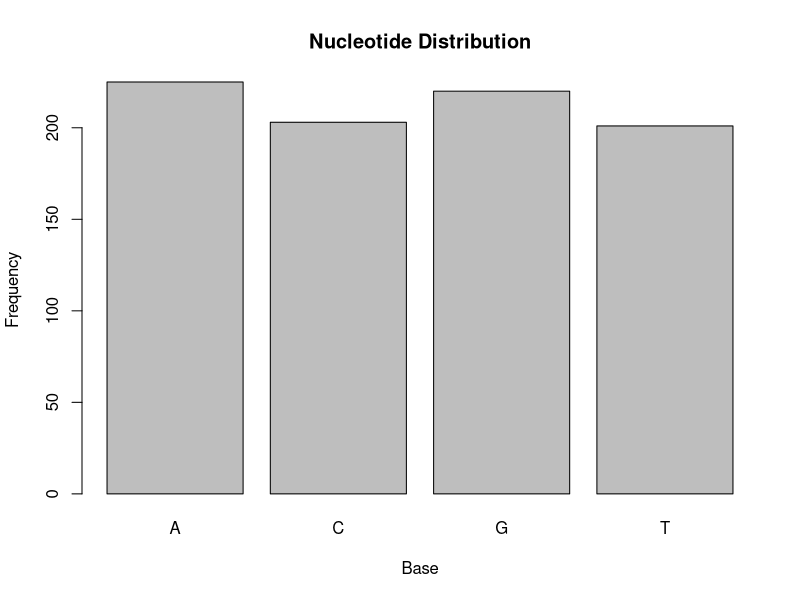

Write the R code that produced this figure.
nucleotides <- readChar("input.txt", file.info("input.txt")$size)
split <- strsplit(nucleotides, "")[[1]]

count <- c(0, 0, 0, 0)

for (base in split) {
    if (base == "A") {
        count[1] <- count[1] + 1
    }
    if (base == "C") {
        count[2] <- count[2] + 1
    }
    if (base == "G") {
        count[3] <- count[3] + 1
    }
    if (base == "T") {
        count[4] <- count[4] + 1
    }
}

png(file = "output.png")
barplot(count,
main = "Nucleotide Distribution",
xlab = "Base",
ylab = "Frequency",
names.arg = c("A", "C", "G", "T"))

dev.off()

print(count)
